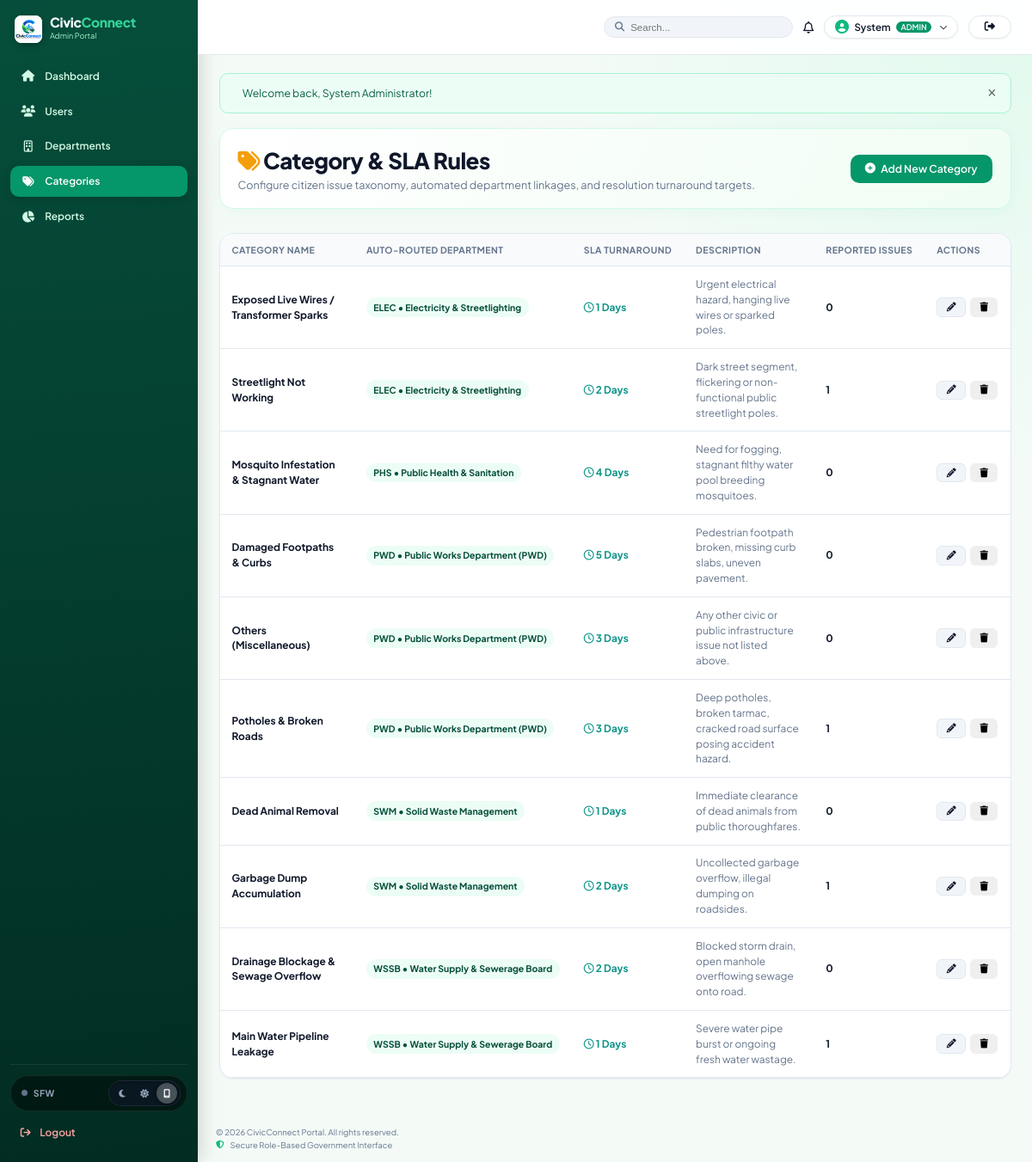
Screenshot of /admin/categories.php (signed in) with the database file from the repository.
### tables this page shows
CREATE TABLE IF NOT EXISTS `categories` (
    `id` INT AUTO_INCREMENT PRIMARY KEY,
    `name` VARCHAR(100) NOT NULL,
    `department_id` INT NOT NULL,
    `description` VARCHAR(255) DEFAULT NULL,
    `sla_days` INT DEFAULT 3,
    `icon` VARCHAR(50) DEFAULT 'alert-circle',
    `created_at` TIMESTAMP DEFAULT CURRENT_TIMESTAMP,
    CONSTRAINT `fk_category_department` FOREIGN KEY (`department_id`) REFERENCES `departments` (`id`) ON DELETE CASCADE
);

CREATE TABLE IF NOT EXISTS `departments` (
    `id` INT AUTO_INCREMENT PRIMARY KEY,
    `name` VARCHAR(100) NOT NULL,
    `code` VARCHAR(20) NOT NULL UNIQUE,
    `description` TEXT,
    `head_name` VARCHAR(100) DEFAULT NULL,
    `contact_email` VARCHAR(100) DEFAULT NULL,
    `created_at` TIMESTAMP DEFAULT CURRENT_TIMESTAMP
);

### includes/auth.php (called while the page is built, shortened)
<?php
function isLoggedIn(): bool {
    return isset($_SESSION['user_id']) && !empty($_SESSION['user_id']);
}
function currentUser(): ?array {
    return [
        'id' => $_SESSION['user_id'] ?? null,
        'name' => $_SESSION['user_name'] ?? '',
        'email' => $_SESSION['user_email'] ?? '',
        'role' => $_SESSION['user_role'] ?? 'citizen',
        'department_id' => $_SESSION['user_department_id'] ?? null,
        'department_name' => $_SESSION['user_department_name'] ?? null,
        'phone' => $_SESSION['user_phone'] ?? '',
    ];
}

### admin/categories.php (the view, shortened to what this page needs)
<?php
require_once __DIR__ . '/../includes/auth.php';
require_once __DIR__ . '/../includes/functions.php';
$db = getDB();
$categories = $db->query("
    SELECT c.*, d.name as department_name, d.code as department_code,
           COUNT(comp.id) as complaint_count
    FROM categories c
    JOIN departments d ON c.department_id = d.id
    LEFT JOIN complaints comp ON c.id = comp.category_id
    GROUP BY c.id
    ORDER BY d.name ASC, c.name ASC
")->fetchAll();
require_once __DIR__ . '/../includes/header.php';
?>
<div class="main-content">
    <?= renderFlash() ?>
    <div class="portal-header-banner">
        <div>
            <h1 class="portal-header-title">
                <i class="fa-solid fa-tags" style="color: var(--accent-amber);"></i> Category & SLA Rules
            </h1>
            <p class="portal-header-subtitle">Configure citizen issue taxonomy, automated department linkages, and resolution turnaround targets.</p>
        </div>
        <div class="portal-header-actions">
            <button type="button" class="btn btn-primary" onclick="document.getElementById('createCatModal').style.display='flex'">
                <i class="fa-solid fa-plus-circle"></i> Add New Category
            </button>
        </div>
    </div>
    <div class="card">
        <div class="card-body" style="padding: 0;">
            <div class="table-responsive">
                <table class="table">
                    <thead>
                        <tr>
                            <th>Category Name</th>
                            <th>Auto-Routed Department</th>
                            <th>SLA Turnaround</th>
                            <th>Description</th>
                            <th>Reported Issues</th>
                            <th>Actions</th>
                        </tr>
                    </thead>
                    <tbody>
                        <?php foreach ($categories as $cat): ?>
                            <tr>
                                <td>
                                    <div style="font-weight: 700; color: var(--secondary);">
                                        <?= htmlspecialchars($cat['name']) ?>
                                    </div>
                                </td>
                                <td>
                                    <span class="badge" style="background: var(--primary-light); color: var(--primary-dark); font-weight: 700;">
                                        <?= htmlspecialchars($cat['department_code']) ?> &bull; <?= htmlspecialchars($cat['department_name']) ?>
                                    </span>
                                </td>
                                <td>
                                    <span style="font-weight: 700; color: var(--accent-teal);">
                                        <i class="fa-regular fa-clock"></i> <?= $cat['sla_days'] ?> Days
                                    </span>
                                </td>
                                <td style="max-width: 280px; font-size: 0.85rem; color: var(--text-muted);">
                                    <?= htmlspecialchars($cat['description'] ?? '—') ?>
                                </td>
                                <td>
                                    <strong><?= $cat['complaint_count'] ?></strong>
                                </td>
                                <td>
                                    <div style="display: flex; gap: 0.35rem;">
                                        <button type="button" class="btn btn-secondary btn-sm" onclick='openEditCatModal(<?= json_encode($cat) ?>)'>
                                            <i class="fa-solid fa-pencil"></i>
                                        </button>
                                        <form method="POST" action="<?= APP_URL ?>/admin/categories.php" onsubmit="return confirm('Delete this category?');" style="display:inline;">
                                            <button type="submit" class="btn btn-danger btn-sm"><i class="fa-solid fa-trash"></i></button>
                                        </form>
                                    </div>
                                </td>
                            </tr>
                        <?php endforeach; ?>
                    </tbody>
                </table>
            </div>
        </div>
    </div>
</div>
<?php require_once __DIR__ . '/../includes/footer.php'; ?>

### includes/header.php (shortened to what this page needs)
<?php
require_once __DIR__ . '/auth.php';
require_once __DIR__ . '/functions.php';
$user = currentUser();
$unreadCount = $user ? getUnreadNotificationsCount($user['id']) : 0;
$currentPage = basename($_SERVER['PHP_SELF']);
$isHomePage = ($currentPage === 'index.php');
?>
<!DOCTYPE html>
<html lang="en">
<head>
    <link rel="stylesheet" href="https://cdnjs.cloudflare.com/ajax/libs/font-awesome/6.4.2/css/all.min.css">
    <link rel="stylesheet" href="https://unpkg.com/leaflet@1.9.4/dist/leaflet.css" />
    <link rel="stylesheet" href="<?= APP_URL ?>/assets/css/style.css?v=<?= filemtime(__DIR__ . '/../assets/css/style.css') ?>">
</head>
<body class="<?= $isHomePage ? 'landing-page' : 'portal-page' ?><?= $user ? ' is-authenticated' : ' is-guest' ?>">
<?php if (!$isHomePage): ?>
<header class="navbar">
    <div class="nav-inner">
        <div class="nav-actions">
            <?php if ($user): ?>
                <label class="top-search" aria-label="Search">
                    <i class="fa-solid fa-magnifying-glass"></i>
                    <input type="search" placeholder="Search...">
                </label>
                <span class="top-notification" title="<?= $unreadCount ?> unread notifications">
                    <i class="fa-regular fa-bell"></i>
                </span>
                <div class="user-profile-menu-container">
                    <button type="button" class="user-pill" id="userProfileToggle" aria-haspopup="true" aria-expanded="false" title="Click to reveal dashboard navigation">
                        <i class="fa-solid fa-user-circle" style="font-size: 1.15rem; color: #10b981;"></i>
                        <span><?= htmlspecialchars(explode(' ', $user['name'])[0]) ?></span>
                        <span class="user-role-tag"><?= htmlspecialchars($user['role']) ?></span>
                        <i class="fa-solid fa-chevron-down profile-chevron" style="font-size: 0.65rem; margin-left: 0.2rem; opacity: 0.75;"></i>
                    </button>
                </div>
                <a href="<?= APP_URL ?>/logout.php" class="btn btn-glass btn-sm" title="Log Out">
                    <i class="fa-solid fa-right-from-bracket"></i>
                </a>
            <?php endif; ?>
        </div>
    </div>
</header>
<?php endif; ?>
<?php if ($user && !$isHomePage): ?>
<aside class="app-sidebar" id="appSidebar" aria-label="Portal navigation">
    <div style="display: flex; align-items: center; justify-content: space-between; margin-bottom: 1.5rem; padding: 0 0.35rem;">
        <a href="<?= APP_URL ?>/index.php" class="app-sidebar-brand" style="padding: 0;">
            <span class="sidebar-mark"><img src="<?= APP_URL ?>/assets/images/logo.png" alt="CivicConnect Logo" class="sidebar-logo-img"></span>
            <span><strong>Civic<span>Connect</span></strong><small><?= ucfirst(htmlspecialchars($user['role'])) ?> Portal</small></span>
        </a>
    </div>
    <nav class="app-sidebar-links">
        <?php if ($user['role'] === 'citizen'): ?>
            <a class="<?= $currentPage === 'dashboard.php' ? 'active' : '' ?>" href="<?= APP_URL ?>/citizen/dashboard.php"><i class="fa-solid fa-house"></i> Dashboard</a>
            <a class="<?= $currentPage === 'report_issue.php' ? 'active' : '' ?>" href="<?= APP_URL ?>/citizen/report_issue.php"><i class="fa-regular fa-file-lines"></i> Report Issue</a>
            <a class="<?= $currentPage === 'my_complaints.php' ? 'active' : '' ?>" href="<?= APP_URL ?>/citizen/my_complaints.php"><i class="fa-regular fa-clipboard"></i> My Complaints</a>
            <a class="<?= $currentPage === 'track_complaint.php' ? 'active' : '' ?>" href="<?= APP_URL ?>/citizen/track_complaint.php"><i class="fa-solid fa-location-dot"></i> Track Complaint</a>
            <a class="<?= $currentPage === 'profile.php' ? 'active' : '' ?>" href="<?= APP_URL ?>/citizen/profile.php"><i class="fa-regular fa-user"></i> Profile</a>
            <a class="<?= $currentPage === 'help.php' ? 'active' : '' ?>" href="<?= APP_URL ?>/citizen/help.php"><i class="fa-regular fa-circle-question"></i> Help & Support</a>
        <?php else: ?>
            <a class="<?= $currentPage === 'dashboard.php' ? 'active' : '' ?>" href="<?= APP_URL ?>/admin/dashboard.php"><i class="fa-solid fa-house"></i> Dashboard</a>
            <a class="<?= $currentPage === 'users.php' ? 'active' : '' ?>" href="<?= APP_URL ?>/admin/users.php"><i class="fa-solid fa-users"></i> Users</a>
            <a class="<?= $currentPage === 'departments.php' ? 'active' : '' ?>" href="<?= APP_URL ?>/admin/departments.php"><i class="fa-regular fa-building"></i> Departments</a>
            <a class="<?= $currentPage === 'categories.php' ? 'active' : '' ?>" href="<?= APP_URL ?>/admin/categories.php"><i class="fa-solid fa-tags"></i> Categories</a>
            <a class="<?= $currentPage === 'reports.php' ? 'active' : '' ?>" href="<?= APP_URL ?>/admin/reports.php"><i class="fa-solid fa-chart-pie"></i> Reports</a>
        <?php endif; ?>
    </nav>
    <div class="app-sidebar-footer">
        <div class="sidebar-theme-row">
            <button type="button" class="sfw-toggle-btn" id="sfwToggleBtn" title="Toggle SFW Mode (Blur sensitive complaint media)">
                <span class="sfw-dot"></span>
                <span class="sfw-label">SFW</span>
            </button>
            <div class="theme-switch-pill" role="group" aria-label="Theme mode switcher">
                <button type="button" class="theme-mode-btn" data-theme="dark" title="Dark Mode" aria-label="Dark Mode">
                    <i class="fa-solid fa-moon"></i>
                </button>
                <button type="button" class="theme-mode-btn" data-theme="light" title="Light Mode" aria-label="Light Mode">
                    <i class="fa-solid fa-sun"></i>
                </button>
                <button type="button" class="theme-mode-btn" data-theme="system" title="System Theme" aria-label="System Mode">
                    <i class="fa-solid fa-mobile-screen-button"></i>
                </button>
            </div>
        </div>
        <a href="<?= APP_URL ?>/logout.php" class="app-sidebar-logout"><i class="fa-solid fa-arrow-right-from-bracket"></i> Logout</a>
    </div>
</aside>
<?php endif; ?>

### includes/functions.php (shortened to what this page needs)
<?php
function getFlash(): ?array {
    if (isset($_SESSION['flash'])) {
        $flash = $_SESSION['flash'];
        return $flash;
    }
    return null;
}
function renderFlash(): string {
    $flash = getFlash();
    $type = $flash['type'] === 'danger' ? 'danger' : ($flash['type'] === 'success' ? 'success' : ($flash['type'] === 'warning' ? 'warning' : 'info'));
    $icons = [
        'success' => '<i class="fa-solid fa-circle-check"></i>',
        'danger' => '<i class="fa-solid fa-triangle-exclamation"></i>',
        'warning' => '<i class="fa-solid fa-circle-exclamation"></i>',
        'info' => '<i class="fa-solid fa-circle-info"></i>'
    ];
    $icon = $icons[$type] ?? $icons['info'];
    return "<div class='alert alert-{$type} animate-fade-in' role='alert'>
        <div class='alert-icon'>{$icon}</div>
        <div class='alert-content'>" . htmlspecialchars($flash['message']) . "</div>
        <button type='button' class='alert-close' onclick='this.parentElement.remove()'>&times;</button>
    </div>";
}
function getUnreadNotificationsCount(int $userId): int {
    $db = getDB();
    $stmt = $db->prepare("SELECT COUNT(*) as unread FROM notifications WHERE user_id = ? AND is_read = 0");
    $stmt->execute([$userId]);
    return (int)($stmt->fetch()['unread'] ?? 0);
}

### includes/footer.php (shortened to what this page needs)
<footer class="footer">
    <div class="container">
        <div class="footer-bottom">
            <div>
                &copy; <?= date('Y') ?> CivicConnect Portal. All rights reserved.
            </div>
            <div>
                <span style="display:inline-flex; align-items:center; gap:0.5rem;">
                    <i class="fa-solid fa-shield-halved" style="color:#10b981;"></i> Secure Role-Based Government Interface
                </span>
            </div>
        </div>
    </div>
</footer>
</body>
</html>

### rows the page displays
categories: name "Exposed Live Wires / Transformer Sparks", department.code "ELEC", department.name "Electricity & Streetlighting", sla_days "1", description "Urgent electrical hazard, hanging live wires or sparked poles.", complaint_count "0"
categories: name "Streetlight Not Working", department.code "ELEC", department.name "Electricity & Streetlighting", sla_days "2", description "Dark street segment, flickering or non-functional public streetlight poles.", complaint_count "1"
categories: name "Mosquito Infestation & Stagnant Water", department.code "PHS", department.name "Public Health & Sanitation", sla_days "4", description "Need for fogging, stagnant filthy water pool breeding mosquitoes.", complaint_count "0"
categories: name "Damaged Footpaths & Curbs", department.code "PWD", department.name "Public Works Department (PWD)", sla_days "5", description "Pedestrian footpath broken, missing curb slabs, uneven pavement.", complaint_count "0"
categories: name "Others (Miscellaneous)", department.code "PWD", department.name "Public Works Department (PWD)", sla_days "3", description "Any other civic or public infrastructure issue not listed above.", complaint_count "0"
categories: name "Potholes & Broken Roads", department.code "PWD", department.name "Public Works Department (PWD)", sla_days "3", description "Deep potholes, broken tarmac, cracked road surface posing accident hazard.", complaint_count "1"
categories: name "Dead Animal Removal", department.code "SWM", department.name "Solid Waste Management", sla_days "1", description "Immediate clearance of dead animals from public thoroughfares.", complaint_count "0"
categories: name "Garbage Dump Accumulation", department.code "SWM", department.name "Solid Waste Management", sla_days "2", description "Uncollected garbage overflow, illegal dumping on roadsides.", complaint_count "1"
categories: name "Drainage Blockage & Sewage Overflow", department.code "WSSB", department.name "Water Supply & Sewerage Board", sla_days "2", description "Blocked storm drain, open manhole overflowing sewage onto road.", complaint_count "0"
categories: name "Main Water Pipeline Leakage", department.code "WSSB", department.name "Water Supply & Sewerage Board", sla_days "1", description "Severe water pipe burst or ongoing fresh water wastage.", complaint_count "1"

### other values shown
explode(' ', $user['name'])[0] "System"
$user['role'] "ADMIN"
$user['role'] "Admin"
$flash['message'] "Welcome back, System Administrator!"
